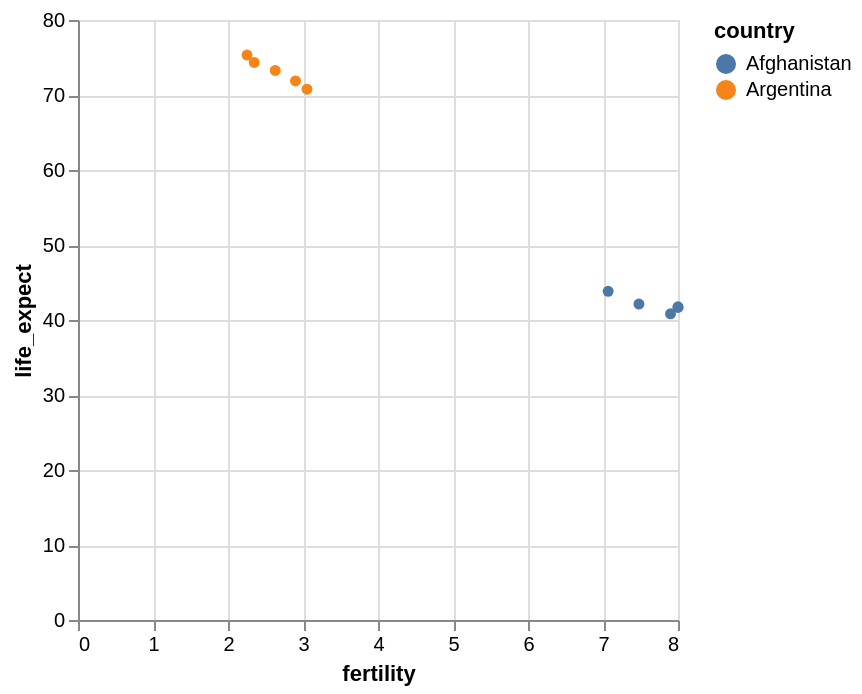

The notebook cell this image was saved under:
### Markdown cell above
## Selections

Altair also facilitates the selection of elements, with the *alt.selection_point* option. In the following example, we select a point and make it opaque, while the non selected ones are made more transparent.

### Code cell
#@title Selection example
import altair as alt
from vega_datasets import data
import pandas as pd

df = data.gapminder()

select_point = alt.selection_point(nearest = True)

alt.Chart(df).mark_circle().encode(
    alt.X('fertility:Q'),
    alt.Y('life_expect:Q'),
    alt.Color('country:N'),
    opacity = alt.condition(select_point, alt.value(1.0), alt.value(0.2))
).transform_filter((alt.datum.year > 1980)
& ((alt.datum.country == 'Afghanistan')
| (alt.datum.country == 'Argentina'))).add_params(select_point)

### Figure 1 — Vega-Lite specification as saved in the notebook (floating-point values rounded to 4 significant figures; data arrays with more than 128 entries replaced by an {"elided": "..."} marker saying what was removed)
{"config": {"view": {"continuousWidth": 300, "continuousHeight": 300}}, "data": {"name": "data-470debe790b2207869b38a22347b358b"}, "mark": {"type": "circle"}, "encoding": {"color": {"field": "country", "type": "nominal"}, "opacity": {"condition": {"param": "param_83eea2f5573317eb", "value": 1.0}, "value": 0.2}, "x": {"field": "fertility", "type": "quantitative"}, "y": {"field": "life_expect", "type": "quantitative"}}, "params": [{"name": "param_83eea2f5573317eb", "select": {"type": "point", "nearest": true}}], "transform": [{"filter": "((datum.year > 1980) && ((datum.country === 'Afghanistan') || (datum.country === 'Argentina')))"}], "$schema": "https://vega.github.io/schema/vega-lite/v6.1.0.json", "datasets": {"data-470debe790b2207869b38a22347b358b": {"elided": "693 records"}}}
